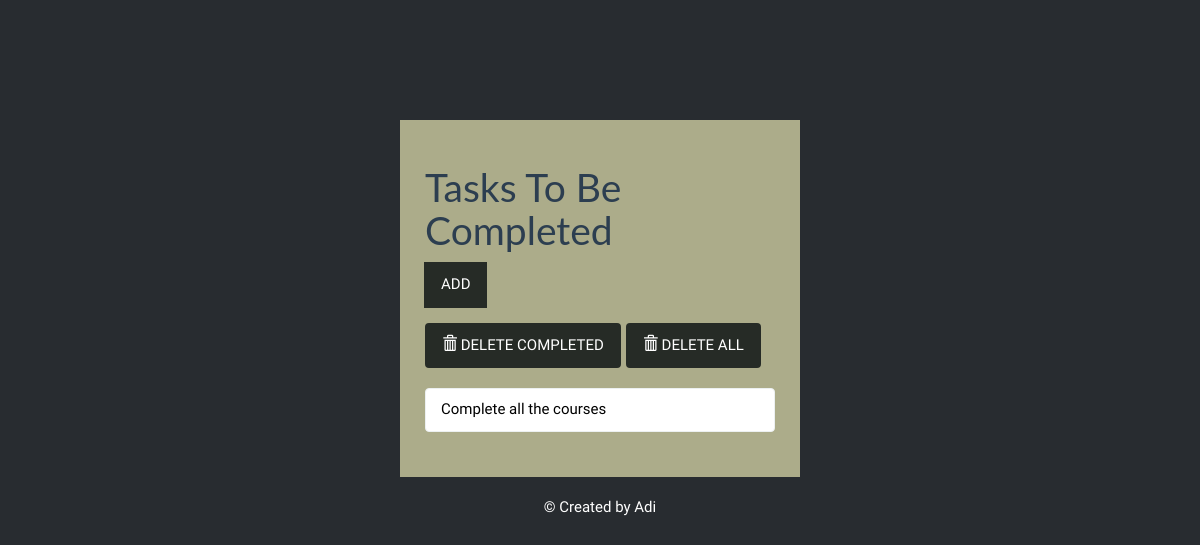
The app's page /, older data.
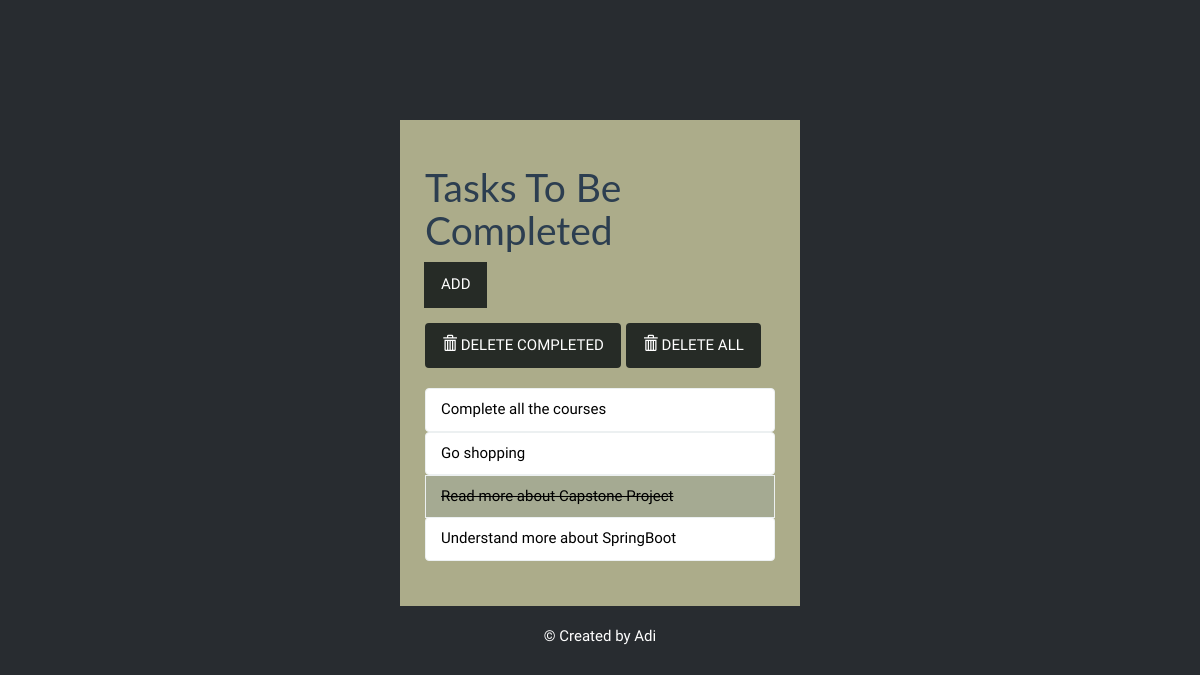
The same page, newer data.
### todolist/models.py (models this page shows, shortened)
class Todolist(models.Model):
    text=models.CharField(max_length=45)
    completed=models.BooleanField(default=False)

### todolist/views.py (the view)
# urls.py: path('', views.index, name='index'),
def index(request):
    todo_item = Todolist.objects.order_by('id') #Creating a variable to hold all the objects from the database that matches and todolist and store it inside the context as a list and furthur use it on our template
    form=TodoListForm()
    context={'todo_items' : todo_item, 'form': form }
    return render(request,'todolist/index.html',context) #The context is passed to the template where it can be used

### todolist/templates/todolist/index.html (shortened to what this page needs)
{%load static%}
<!DOCTYPE html>
<html lang="en">
	<head>
		<link rel="stylesheet" href="{% static 'todolist/bs/css/flatly.min.css'%}" />
		<link rel="stylesheet" href="{% static 'todolist/styles.css' %}" />
	</head>
	<body>
		<div class="container-fluid" id="wrapper">
			<div class="row">
				<div class="col-lg-4 col-lg-offset-4" id="content">
					<h1>Tasks To Be Completed</h1>
					<form action="{% url 'add' %}" method="POST" role="form">
						<div class="form-group">
							<div class="input-group">
							  <span class="input-group-btn">
								  <button type="submit" class="btn btn-default" id="add-btn">ADD</button>
							  </span>
							</div>
						</div>
					</form>
					<div class="row t10">
						<div class="col-lg-12">
							<div class="btn-toolbar">
								<div class="btn-group">
									<a href="{%url 'deletecompleted' %}">
									<button type="button" class="btn">
										<i class="glyphicon glyphicon-trash"></i> DELETE COMPLETED
									</button></a>
								</div>
								<div class="btn-group">
									<a href="{% url 'deleteall' %}">
									<button type="button" class="btn">
										<i class="glyphicon glyphicon-trash"></i> DELETE ALL
									</button></a>
								</div>
							</div>
						</div>
					</div>
					<ul class="list-group t20">
						{% for todolist in todo_items %}
							{% if todolist.completed%}
								<li class="list-group-item todo-completed ">{{todolist.text}}</li>
							{% else %}
								<a href="{% url 'completed' todolist.id %}"><li class="list-group-item">{{todolist.text}}</li></a>
							{% endif %}
						{% endfor %}
					</ul>
				</div>
			</div>
			<footer>
				<div class="row pad">
					<div class="col-lg-12 text-center">
						 &copy; Created by Adi
					</div>
				</div>
			</footer>
		</div>
	</body>
</html>

Row changes from the older to the newer data that the page shows:
added Todolist: text "Go shopping"
added Todolist: text "Read more about Capstone Project"
added Todolist: text "Understand more about SpringBoot"
